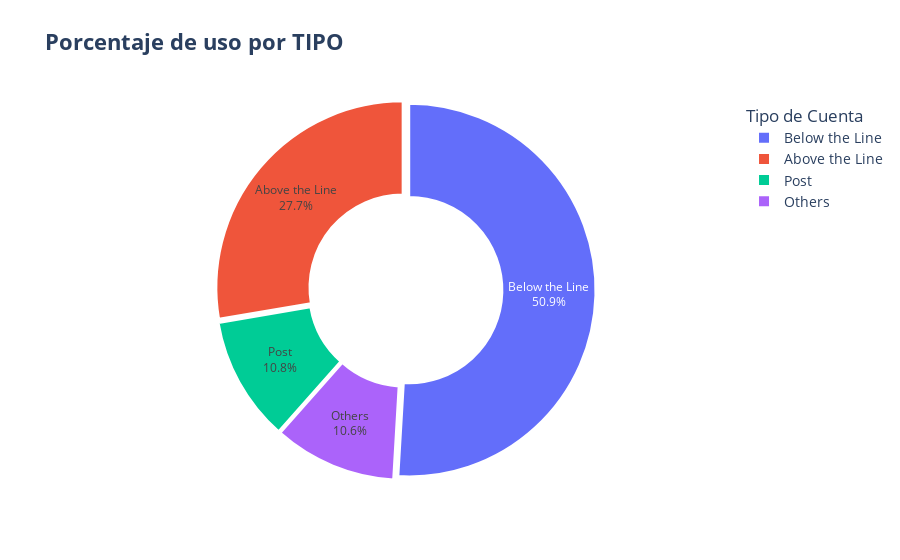

Notebook cell for this chart:
### Code cell
# Filtrar solo cuentas generales si quieres
df = final_cost_report[final_cost_report["REF"] == "Cuenta General"].copy()

# Agrupar por TIPO y sumar COST TO DATE
resumen = df.groupby("TIPO", as_index=False)["COST TO DATE"].sum()
resumen = resumen.sort_values("COST TO DATE", ascending=False)

# Gráfico de rosca (donut)
fig = px.pie(
    resumen,
    values="COST TO DATE",
    names="TIPO",
    title="<b>Porcentaje de uso por TIPO </b>",
    hole=0.5,  # Hace la rosca
)

fig.update_traces(
    textposition='inside',
    textinfo='percent+label',
    pull=[0.02]*len(resumen),  # Separa un poquito cada porción
    marker=dict(line=dict(color='white', width=2))
)

fig.update_layout(
    showlegend=True,
    title_font_size=22,
    legend_title_text='Tipo de Cuenta',
    legend=dict(font=dict(size=14))
)

fig.show()

### Figure 1 — Plotly figure (JSON) as saved in the notebook; plotly's stock layout.template omitted (floating-point values rounded to 4 significant figures)
{"data": [{"domain": {"x": [0, 1], "y": [0, 1]}, "hole": 0.5, "hovertemplate": "TIPO=%{label}<br>COST TO DATE=%{value}<extra></extra>", "labels": ["Below the Line", "Above the Line", "Post", "Others"], "legendgroup": "", "marker": {"line": {"color": "white", "width": 2}}, "name": "", "pull": [0.02, 0.02, 0.02, 0.02], "showlegend": true, "textinfo": "percent+label", "textposition": "inside", "type": "pie", "values": [68430000.0, 37180000.0, 14490000.0, 14270000.0]}], "layout": {"legend": {"font": {"size": 14}, "title": {"text": "Tipo de Cuenta"}, "tracegroupgap": 0}, "showlegend": true, "title": {"font": {"size": 22}, "text": "<b>Porcentaje de uso por TIPO </b>"}}}
